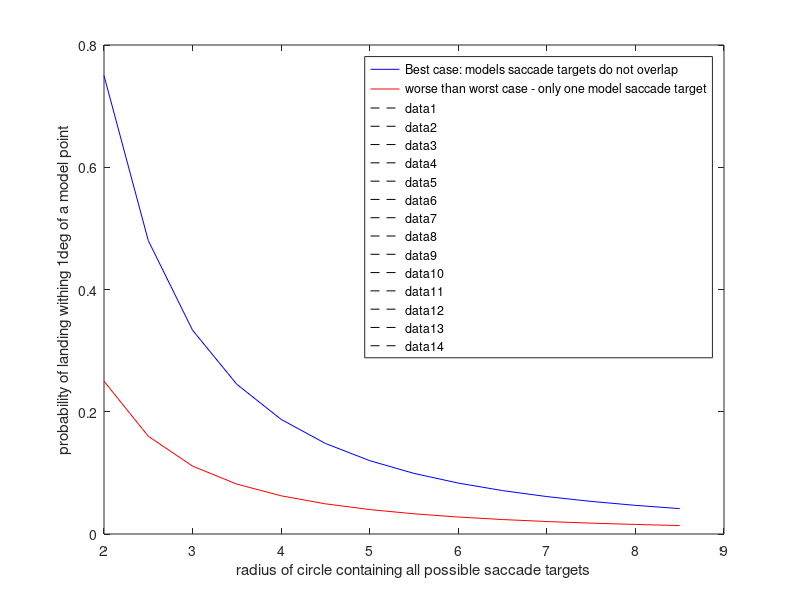

Here is the MATLAB script that generated this plot:

% Area of circle containing all the model and the human saccade target for
% current fixation
r=2:0.5:8.5;
Area = pi*r.^2;
% best case area covered by model fixations
ma = 3*pi;
prob = ma./Area;
plot(r,prob, 'b-')
xlabel('radius of circle containing all possible saccade targets');
ylabel('probability of landing withing 1deg of a model point');
hold on;
% worst case... models potential saccade targets overlab (can't be this bad
% in practise).
ma = pi;
prob = ma./Area;
plot(r,prob, 'r-')
legend('Best case: models saccade targets do not overlap', 'worse than worst case - only one model saccade target')
plot(r,0.177,'k--')


